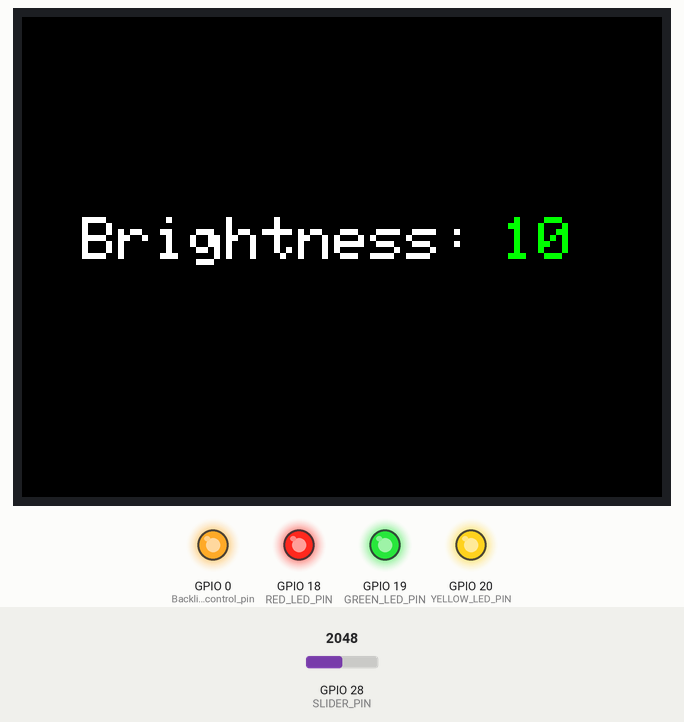
The sketch below on a simulated ESP32. On the bench: 320×240 colour display, output pins drawn as LEDs (lit = HIGH). Inputs (shaded band) come from the test bench; at power-on: GPIO 28 (SLIDER_PIN) = 2048. What the sketch prints to the serial monitor is not drawn.

Above: at 1.4 s.
1.5 s: GPIO 28 (SLIDER_PIN) set to 491
At 2.5 s:
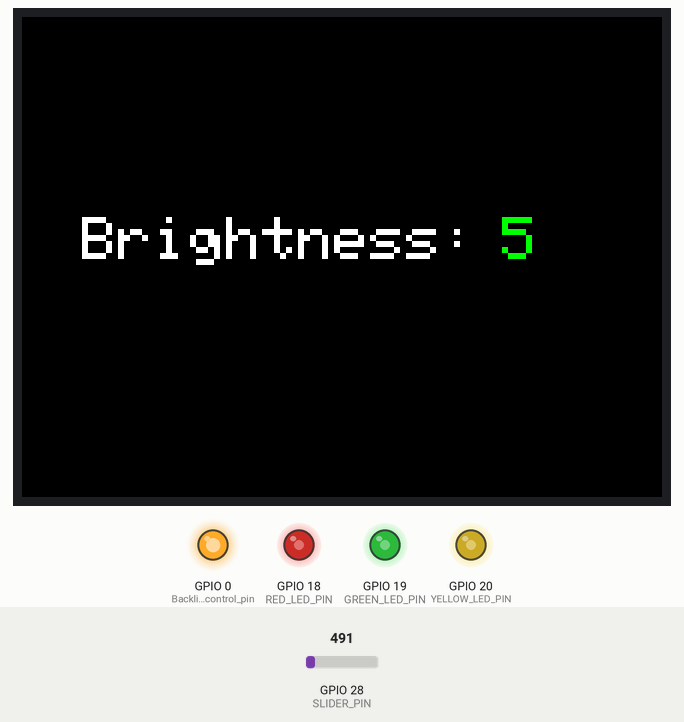
3.0 s: GPIO 28 (SLIDER_PIN) set to 279
At 3.8 s:
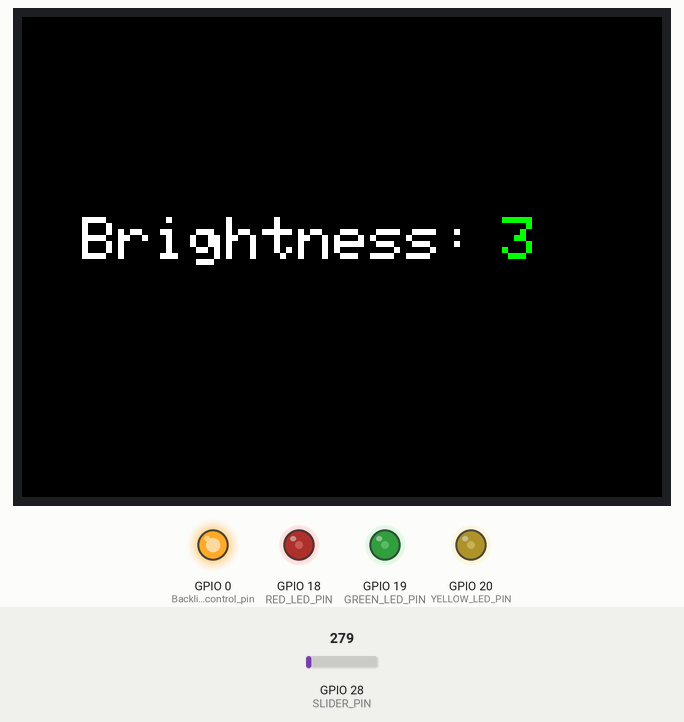
4.5 s: GPIO 28 (SLIDER_PIN) set to 0
At 5.1 s:
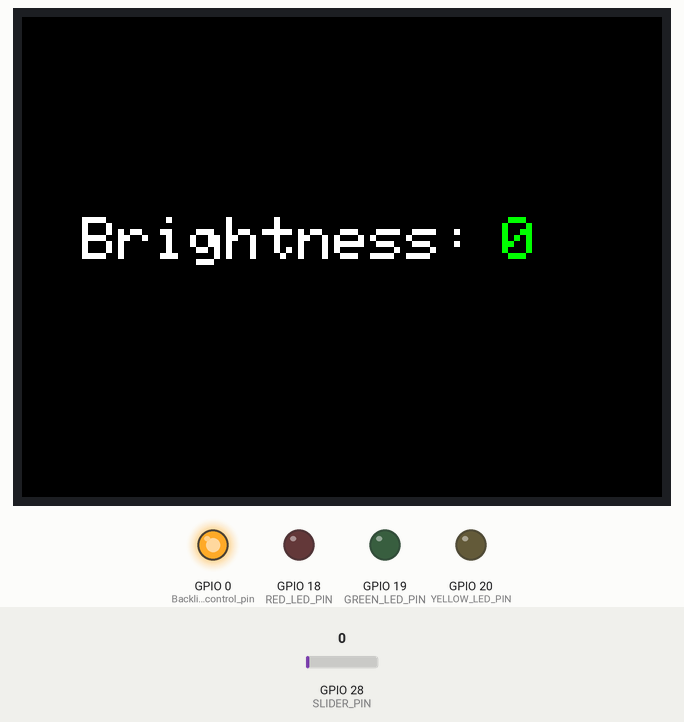
6.0 s: GPIO 28 (SLIDER_PIN) set to 1228
At 6.4 s:
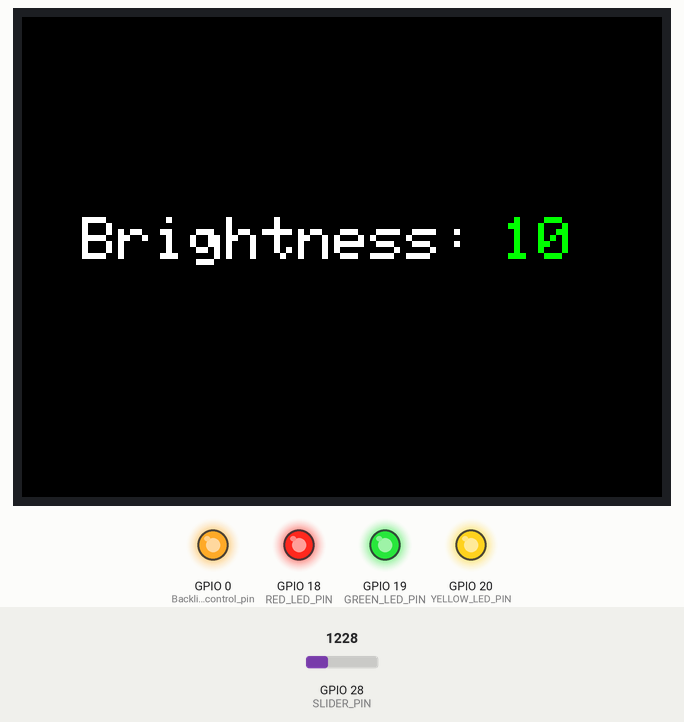
Timing chart, 0 to 8.5 s (numbered marks = the images above; inputs shaded):
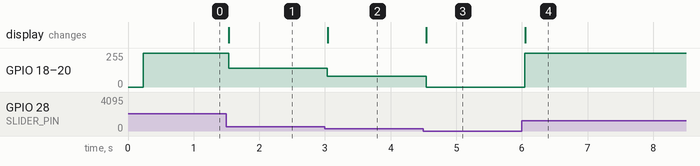

Measured:
- after the input at 1.5 s, GPIO 18 (RED_LED_PIN), GPIO 19 (GREEN_LED_PIN), GPIO 20 (YELLOW_LED_PIN): 255/255 → 139/255 at once; the display: changes at once (image 1)
- after the input at 3.0 s, GPIO 18 (RED_LED_PIN), GPIO 19 (GREEN_LED_PIN), GPIO 20 (YELLOW_LED_PIN): 139/255 → 79/255 at once; the display: changes at once (image 2)
- after the input at 4.5 s, GPIO 18 (RED_LED_PIN), GPIO 19 (GREEN_LED_PIN), GPIO 20 (YELLOW_LED_PIN): 79/255 → 0/255 at once; the display: changes at once (image 3)
- after the input at 6.0 s, GPIO 18 (RED_LED_PIN), GPIO 19 (GREEN_LED_PIN), GPIO 20 (YELLOW_LED_PIN): 0/255 → 255/255 after 0.05 s; the display: changes after 0.05 s (image 4)

The sketch:

9._Brightness_Display.ino
```cpp
/*
  =========================================================
   RP2040 + Slider + LEDs + Display (Brightness Control)
  =========================================================

  LIBRARIES USED:
  ---------------------------------------------------------
  - LovyanGFX (Display + Touch)
  - Arduino Core

  CONNECTIONS:
  ---------------------------------------------------------
  Slider (Potentiometer):
    OUT -> GPIO 28

  LEDs:
    Red    -> GPIO 18
    Yellow -> GPIO 20
    Green  -> GPIO 19

  Display:
    SPI + Touch (Configured in LGFX class)

  FUNCTIONALITY:
  ---------------------------------------------------------
  - Slider controls LED brightness (PWM)
  - Brightness level (0–10) displayed on screen
  - Updates only when value changes
*/

#include <LovyanGFX.hpp> // Display library
#include <Arduino.h>     // Arduino core

/*
  =========================================================
   CUSTOM DISPLAY CLASS (LGFX)
  =========================================================
*/
class LGFX : public lgfx::LGFX_Device {

  lgfx::Panel_ST7789 _panel_instance; // Display driver
  lgfx::Bus_SPI _bus_instance;        // SPI bus
  lgfx::Touch_FT5x06 _touch_instance; // Touch controller

public:
  LGFX(void) {

    auto cfg = _bus_instance.config(); // Get SPI config

    cfg.spi_host = 0;            // SPI host
    cfg.spi_mode = 0;            // SPI mode
    cfg.freq_write = 80000000;   // Write speed
    cfg.freq_read  = 16000000;   // Read speed

    cfg.pin_sclk = 6;            // Clock pin
    cfg.pin_mosi = 7;            // MOSI pin
    cfg.pin_miso = -1;           // Not used
    cfg.pin_dc   = 16;           // Data/Command pin

    _bus_instance.config(cfg);   // Apply config
    _panel_instance.setBus(&_bus_instance); // Attach bus

    auto panel_cfg = _panel_instance.config(); // Panel config

    panel_cfg.pin_cs   = 17;     // Chip Select
    panel_cfg.pin_rst  = -1;     // Reset not used
    panel_cfg.pin_busy = -1;     // Busy not used

    panel_cfg.memory_width  = 240;
    panel_cfg.memory_height = 320;

    panel_cfg.panel_width  = 240;
    panel_cfg.panel_height = 320;

    panel_cfg.offset_x = 0;
    panel_cfg.offset_y = 0;
    panel_cfg.offset_rotation = 1;

    panel_cfg.dummy_read_pixel = 8;
    panel_cfg.dummy_read_bits  = 1;

    panel_cfg.readable = false;
    panel_cfg.invert   = true;
    panel_cfg.rgb_order = false;

    panel_cfg.dlen_16bit = false;
    panel_cfg.bus_shared = false;

    _panel_instance.config(panel_cfg); // Apply panel config

    auto touch_cfg = _touch_instance.config(); // Touch config

    touch_cfg.x_min = 0;
    touch_cfg.x_max = 239;

    touch_cfg.y_min = 0;
    touch_cfg.y_max = 319;

    touch_cfg.pin_int = 25;
    touch_cfg.pin_rst = 24;

    touch_cfg.bus_shared = false;
    touch_cfg.offset_rotation = 0;

    touch_cfg.i2c_port = 0;
    touch_cfg.i2c_addr = 0x38;

    touch_cfg.pin_sda = 4;
    touch_cfg.pin_scl = 5;

    touch_cfg.freq = 400000;

    _touch_instance.config(touch_cfg); // Apply touch config
    _panel_instance.setTouch(&_touch_instance); // Attach touch

    setPanel(&_panel_instance); // Finalize display
  }
};

LGFX gfx; // Create display object

// ==========================
// PIN DEFINITIONS
// ==========================
#define SLIDER_PIN     28  // Analog slider pin
#define RED_LED_PIN    18  // Red LED
#define YELLOW_LED_PIN 20  // Yellow LED
#define GREEN_LED_PIN  19  // Green LED

int lastLevel = -1;  // Store previous brightness level

void setup() {

  Serial.begin(115200); // Start serial communication

  // ==========================
  // LED SETUP
  // ==========================
  pinMode(RED_LED_PIN, OUTPUT);    // Red LED output
  pinMode(YELLOW_LED_PIN, OUTPUT); // Yellow LED output
  pinMode(GREEN_LED_PIN, OUTPUT);  // Green LED output

  // ==========================
  // DISPLAY SETUP
  // ==========================
  gfx.init();                 // Initialize display
  pinMode(0, OUTPUT);         // Backlight control pin
  digitalWrite(0, HIGH);      // Turn ON backlight

  gfx.fillScreen(TFT_BLACK);  // Clear screen
  gfx.setTextSize(3);         // Text size
  gfx.setTextColor(TFT_WHITE);// Text color

  gfx.setCursor(30, 100);     // Text position
  gfx.print("Brightness:");   // Static label
}

void loop() {

  int analogValue = analogRead(SLIDER_PIN); // Read slider value

  int pwmValue = map(analogValue, 0, 900, 0, 255); // Convert to PWM
  pwmValue = constrain(pwmValue, 0, 255);          // Limit range

  int level = map(analogValue, 0, 900, 0, 10); // Convert to level (0–10)
  level = constrain(level, 0, 10);             // Limit range

  // ==========================
  // LED BRIGHTNESS CONTROL
  // ==========================
  analogWrite(RED_LED_PIN, pwmValue);    // Set Red LED brightness
  analogWrite(YELLOW_LED_PIN, pwmValue); // Set Yellow LED brightness
  analogWrite(GREEN_LED_PIN, pwmValue);  // Set Green LED brightness

  // ==========================
  // UPDATE DISPLAY ONLY IF CHANGED
  // ==========================
  if (level != lastLevel) {

    lastLevel = level; // Save new level

    // Clear previous number
    gfx.fillRect(240, 100, 60, 30, TFT_BLACK);

    gfx.setCursor(240, 100);    // Position for level
    gfx.setTextColor(TFT_GREEN);// Green text
    gfx.print(level);           // Display level

    // ==========================
    // SERIAL DEBUG
    // ==========================
    Serial.print("ADC: ");
    Serial.print(analogValue);

    Serial.print(" | PWM: ");
    Serial.print(pwmValue);

    Serial.print(" | Level: ");
    Serial.println(level);
  }

  delay(100); // Small delay
}
```
